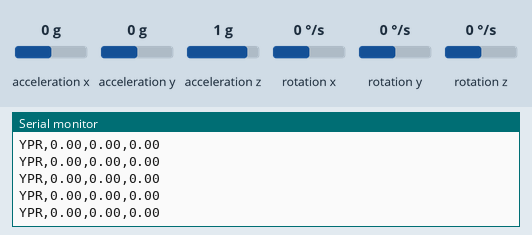
Recording of a sketch running on a simulated Arduino Nano, built with avr-gcc and run on an emulated ATmega328P. Parts: the last lines printed to the serial monitor. The inputs (shaded band) are chosen by the test bench; at power-on: acceleration x 0 g, acceleration y 0 g, acceleration z 1 g, rotation x 0 °/s, rotation y 0 °/s, rotation z 0 °/s.

Above: at 2.2 s.
2.3 s: acceleration x set to -1.4 g
At 3.4 s:
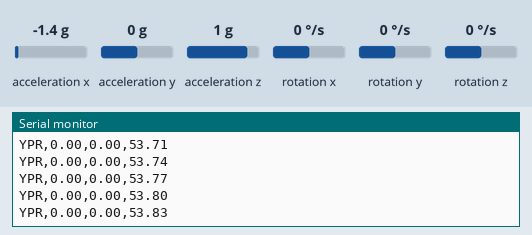
3.8 s: acceleration y set to -1.4 g
At 4.5 s:
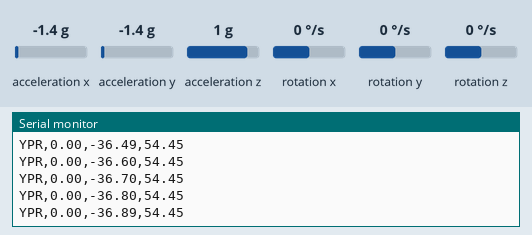
5.3 s: acceleration z set to -1.4 g
At 6.3 s:
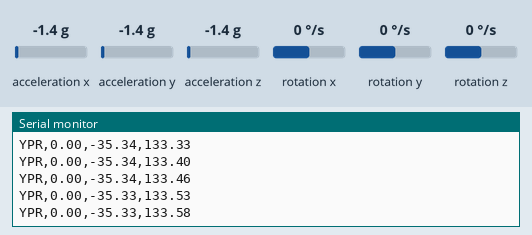
6.8 s: rotation x set to -192 °/s
At 7.9 s:
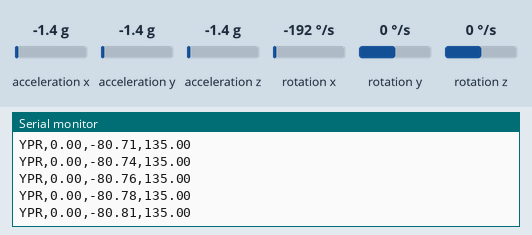
8.3 s: rotation y set to -192 °/s
At 9.3 s:
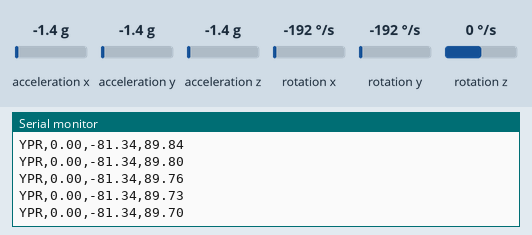
Timing chart, 0 to 10.8 s (numbered marks = the images above; inputs shaded):
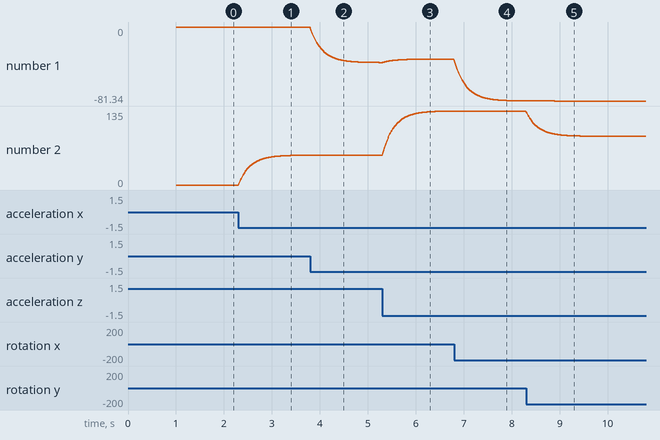

Measured:
- after the input at 2.3 s, the serial monitor: prints a new line at once (image 1)
- plotted number 2: 0 → 54.34 after the input at 2.3 s

The sketch:

bat_tracker.ino
```cpp
/*
  Bat Tracker (MPU6050 + Arduino Nano)
  -----------------------------------
  Purpose:
    Sends smoothed bat orientation (yaw, pitch, roll) to Unity
    for VR cricket simulation.

  Features:
    ✔ MPU6050 initialization
    ✔ Sensor calibration
    ✔ Complementary filter for orientation
    ✔ Stable serial output at 100 Hz
*/

#include <Wire.h>
#include "MPU6050.h"

MPU6050 mpu;

unsigned long lastTime = 0;
float yaw = 0, pitch = 0, roll = 0;

// Complementary filter constant
const float alpha = 0.96;

void setup() {
  Serial.begin(115200);
  Wire.begin();

  mpu.initialize();

  if (!mpu.testConnection()) {
    Serial.println("MPU6050 connection failed!");
    while (1);
  }

  Serial.println("MPU6050 Ready");
  delay(1000);
}

void loop() {
  if (millis() - lastTime >= 10) {   // 100 Hz
    lastTime = millis();

    int16_t ax, ay, az, gx, gy, gz;
    mpu.getMotion6(&ax, &ay, &az, &gx, &gy, &gz);

    // Convert raw values
    float accelX = ax / 16384.0;
    float accelY = ay / 16384.0;
    float accelZ = az / 16384.0;

    float gyroX = gx / 131.0;
    float gyroY = gy / 131.0;
    float gyroZ = gz / 131.0;

    float dt = 0.01;

    // Accelerometer angle estimation
    float accelPitch = atan2(accelY, sqrt(accelX * accelX + accelZ * accelZ)) * 180 / PI;
    float accelRoll  = atan2(-accelX, accelZ) * 180 / PI;

    // Integrate gyroscope data
    pitch += gyroX * dt;
    roll  += gyroY * dt;
    yaw   += gyroZ * dt;

    // Complementary filter
    pitch = alpha * pitch + (1 - alpha) * accelPitch;
    roll  = alpha * roll  + (1 - alpha) * accelRoll;

    // Output formatted for Unity
    Serial.print("YPR,");
    Serial.print(yaw, 2);
    Serial.print(",");
    Serial.print(pitch, 2);
    Serial.print(",");
    Serial.println(roll, 2);
  }
}
```
